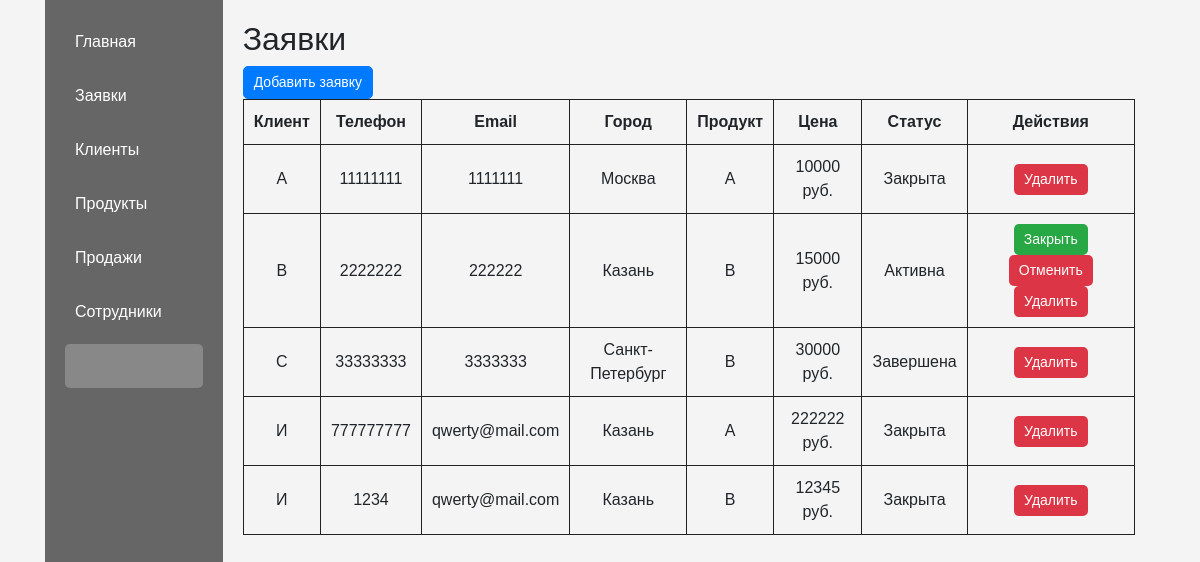
The app's page /applications with its own data.
### crmDjango/models.py (models this page shows)
class Applications(models.Model):
    client = models.ForeignKey(Client, blank=True, on_delete=models.CASCADE)
    product = models.ForeignKey(Product, blank=True, on_delete=models.CASCADE)
    price = models.IntegerField(blank=True, default=0)
    status = models.CharField(blank=True, default="Активна", max_length=10)

class Client(models.Model):
    name = models.CharField(blank=True, max_length=20)
    tel = models.CharField(blank=True, max_length=11)
    email = models.CharField(blank=True, max_length=30)
    city = models.CharField(blank=True, max_length=15)

class Product(models.Model):
    name = models.CharField(blank=True, max_length=20)

### crmDjango/views.py (the view, shortened to what this page needs)
# urls.py: path("applications", views.applicationsView, name="applications"),
def applicationsView(request):
    applications = Applications.objects.all()
    products = Product.objects.all()
    context = {"applications": applications,
               "products": products}
    return render(request, "applications.html", context)

### templates/applications.html (shortened to what this page needs)
<!DOCTYPE html>
<link rel="stylesheet" href="https://stackpath.bootstrapcdn.com/bootstrap/4.5.2/css/bootstrap.min.css">
{% load static %}
<html lang="ru">
<head>
    <link rel="stylesheet" href="{% static "css/styles.css" %}">
</head>
<body>
<div class="container">
    <div class="sidebar">
        <ul>
            <li><a href="/">Главная</a></li>
            <li><a href="applications">Заявки</a></li>
            <li><a href="clients">Клиенты</a></li>
            <li><a href="products">Продукты</a></li>
            <li><a href="sales">Продажи</a></li>
            <li><a href="workers">Сотрудники</a></li>
            <li class="inactive"><a href="#" class="disabled">Отчеты</a>
            </li>
        </ul>
    </div>
    <div class="main-content">
    <h2>Заявки</h2>
    <div class="actions">
        <button type="button" class="btn btn-primary" data-toggle="modal" data-target="#createApplicationModal">Добавить заявку</button>
    </div>
        <table class="crm-table">
            <thead>
            <tr>
                <th>Клиент</th>
                <th>Телефон</th>
                <th>Email</th>
                <th>Город</th>
                <th>Продукт</th>
                <th>Цена</th>
                <th>Статус</th>
                <th>Действия</th>
            </tr>
            </thead>
            <tbody>
            {% for application in applications %}
            <tr>
                <td class="centered">{{ application.client.name }}</td>
                <td class="centered">{{ application.client.tel }}</td>
                <td class="centered">{{ application.client.email }}</td>
                <td class="centered">{{ application.client.city }}</td>
                <td class="centered">{{ application.product.name }}</td>
                <td class="centered">{{ application.price }} руб.</td>
                <td class="centered">{{ application.status }}</td>
                <td class="centered">
                    {% if application.status == 'Активна' %}
                    <form method="post" action="{% url 'applications' %}">
                        <button type="submit" name="action" value="close" class="btn btn-success">Закрыть</button>
                        <button type="submit" name="action" value="cancel" class="btn btn-danger">Отменить</button>
                        <button type="submit" name="action" value="delete" class="btn btn-danger">Удалить</button>
                    </form>
                    {% else %}
                    <form method="post" action="{% url 'applications' %}">
                    <button type="submit" name="action" value="delete" class="btn btn-danger">Удалить</button>
                    </form>
                    {% endif %}
                </td>
            </tr>
            {% endfor %}
            </tbody>
        </table>
    </div>
</div>
</body>
</html>

### static/css/styles.css (style rules this page uses)
body { margin: 0; font-family: sans-serif; background-color: #f4f4f4; }
.container { display: flex; min-height: 100vh; }
.sidebar { width: 200px; background-color: #666; color: #fff; padding: 20px; }
.sidebar ul { list-style: none; padding: 0; }
.sidebar li { margin-bottom: 10px; position: relative; }
.sidebar a { color: #fff; text-decoration: none; display: block; padding: 10px; border-radius: 5px; }
.sidebar li.inactive a { background-color: #888; cursor: default; color: #888; }
.main-content { flex-grow: 1; padding: 20px; }
.crm-table { width: 100%; border-collapse: collapse; }
.crm-table th, .crm-table td { padding: 10px; border: 1px solid #222; text-align: center; }
.centered { text-align: center; }
.btn { padding: 5px 10px; border-radius: 5px; font-size: 14px; cursor: pointer; }
.btn-success { background-color: #28a745; color: #fff; border: none; }
.btn-danger { background-color: #dc3545; color: #fff; border: none; }
.disabled { color: #888; cursor: default; text-decoration: none; }

### records on screen
Applications: client.name "A", client.tel "11111111", client.email "1111111", client.city "Москва", product.name "A", price "10000", status "Закрыта", shows "Удалить"
Applications: client.name "B", client.tel "2222222", client.email "222222", client.city "Казань", product.name "B", price "15000", status "Активна"
Applications: client.name "C", client.tel "33333333", client.email "3333333", client.city "Санкт-Петербург", product.name "B", price "30000", status "Завершена", shows "Удалить"
Applications: client.name "И", client.tel "777777777", client.email "qwerty@mail.com", client.city "Казань", product.name "A", price "222222", status "Закрыта", shows "Удалить"
Applications: client.name "И", client.tel "1234", client.email "qwerty@mail.com", client.city "Казань", product.name "B", price "12345", status "Закрыта", shows "Удалить"
